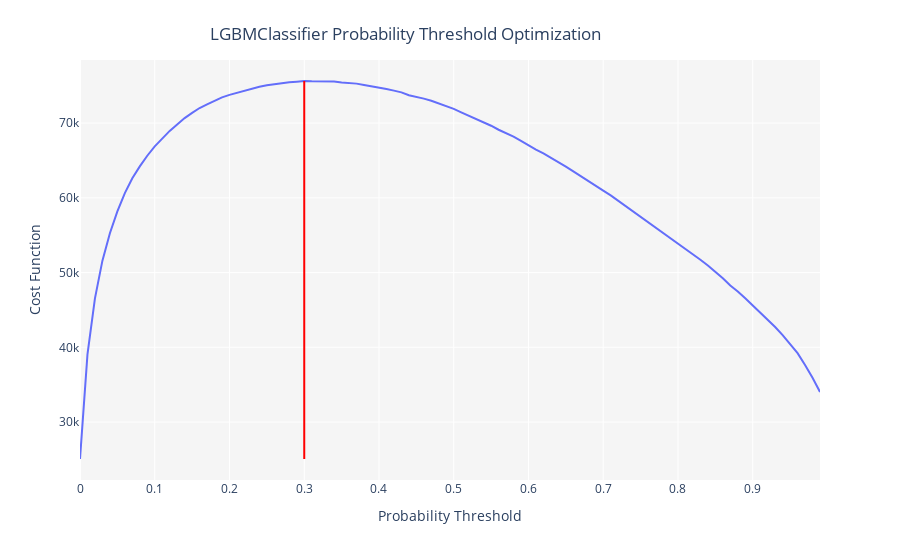

This figure's notebook cell:
### Code cell
get_prob = optimize_threshold(finalized_gbm, 
                   true_negative = 2, 
                   false_negative = -3,
                   true_positive = 3,
                   false_positive = 0
                  )

### Figure 1 — Plotly figure (JSON) as saved in the notebook; plotly's stock layout.template omitted (floating-point values rounded to 4 significant figures)
{"data": [{"hovertemplate": "Probability Threshold=%{x}<br>Cost Function=%{y}<extra></extra>", "legendgroup": "", "line": {"color": "#636efa", "dash": "solid", "shape": "linear"}, "mode": "lines", "name": "", "orientation": "v", "showlegend": false, "type": "scatter", "x": [0, 0.01, 0.02, 0.03, 0.04, 0.05, 0.06, 0.07, 0.08, 0.09, 0.1, 0.11, 0.12, 0.13, 0.14, 0.15, 0.16, 0.17, 0.18, 0.19, 0.2, 0.21, 0.22, 0.23, 0.24, 0.25, 0.26, 0.27, 0.28, 0.29, 0.3, 0.31, 0.32, 0.33, 0.34, 0.35, 0.36, 0.37, 0.38, 0.39, 0.4, 0.41, 0.42, 0.43, 0.44, 0.45, 0.46, 0.47, 0.48, 0.49, 0.5, 0.51, 0.52, 0.53, 0.54, 0.55, 0.56, 0.57, 0.58, 0.59, 0.6, 0.61, 0.62, 0.63, 0.64, 0.65, 0.66, 0.67, 0.68, 0.69, 0.7, 0.71, 0.72, 0.73, 0.74, 0.75, 0.76, 0.77, 0.78, 0.79, 0.8, 0.81, 0.82, 0.83, 0.84, 0.85, 0.86, 0.87, 0.88, 0.89, 0.9, 0.91, 0.92, 0.93, 0.94, 0.95, 0.96, 0.97, 0.98, 0.99], "xaxis": "x", "y": [25056, 39042, 46542, 51596, 55256, 58196, 60640, 62614, 64204, 65632, 66880, 67952, 68960, 69818, 70668, 71370, 72018, 72506, 73010, 73438, 73774, 74052, 74290, 74586, 74850, 75056, 75216, 75406, 75480, 75548, 75632, 75584, 75598, 75582, 75560, 75436, 75382, 75282, 75112, 74948, 74790, 74562, 74346, 74112, 73720, 73524, 73272, 72980, 72636, 72210, 71902, 71446, 71000, 70570, 70086, 69646, 69112, 68658, 68192, 67634, 66998, 66458, 65948, 65392, 64786, 64180, 63530, 62858, 62278, 61606, 60956, 60324, 59604, 58878, 58254, 57442, 56840, 56108, 55348, 54678, 53888, 53160, 52396, 51716, 50944, 50106, 49246, 48262, 47476, 46560, 45612, 44736, 43776, 42714, 41628, 40416, 39212, 37640, 35930, 34022], "yaxis": "y"}], "layout": {"legend": {"tracegroupgap": 0}, "margin": {"t": 60}, "plot_bgcolor": "rgb(245,245,245)", "shapes": [{"line": {"color": "red", "width": 2}, "type": "line", "x0": 0.3, "x1": 0.3, "y0": 25056, "y1": 75632}], "title": {"text": "LGBMClassifier Probability Threshold Optimization", "x": 0.45, "xanchor": "center", "y": 0.95, "yanchor": "top"}, "xaxis": {"anchor": "y", "domain": [0, 1], "title": {"text": "Probability Threshold"}}, "yaxis": {"anchor": "x", "domain": [0, 1], "title": {"text": "Cost Function"}}}}
